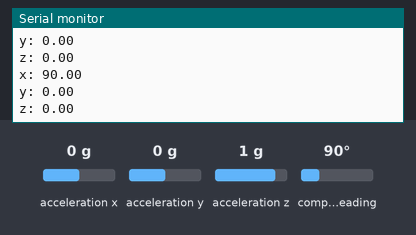
Recording of a sketch running on a simulated Arduino Uno, built with avr-gcc and run on an emulated ATmega328P. On the bench: the last lines printed to the serial monitor. The test bench sets the inputs (shaded band); at power-on: acceleration x 0 g, acceleration y 0 g, acceleration z 1 g, compass heading 90°.

Above: at 2.2 s.
2.3 s: acceleration x set to -1.4 g
At 2.55 s:
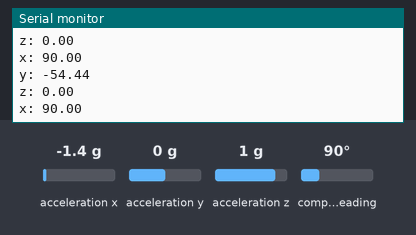
3.8 s: acceleration y set to -1.4 g
At 3.9 s:
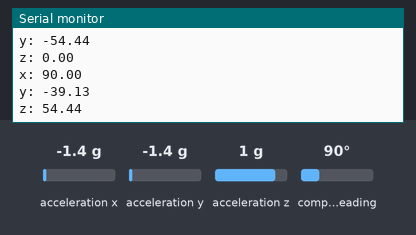
5.3 s: acceleration z set to -1.4 g
At 5.34 s:
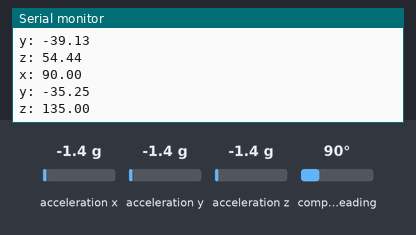
6.8 s: compass heading set to 7°
At 7.3 s:
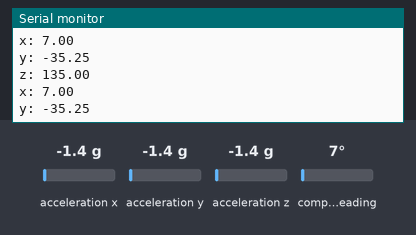
Timing chart, 0 to 9.3 s (numbered marks = the images above; inputs shaded):
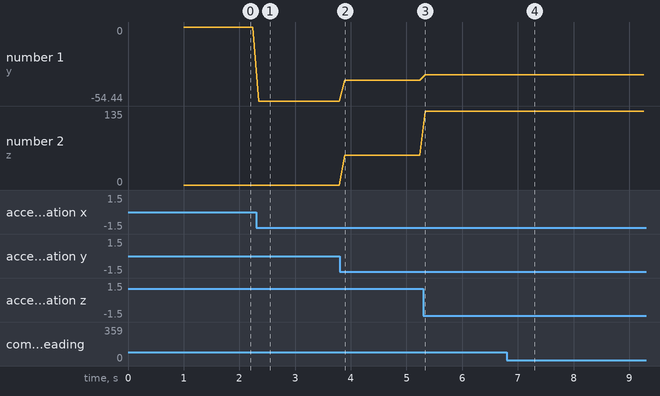

Measured:
- after the input at 2.3 s, the serial monitor: prints a new line at once (image 1)
- after the input at 3.8 s, the serial monitor: prints a new line after 0.09 s (image 2)
- after the input at 5.3 s, the serial monitor: prints a new line at once (image 3)
- after the input at 6.8 s, the serial monitor: prints a new line after 0.09 s (image 4)
- plotted number 1: 0 → -54.44 after the input at 2.3 s, -54.44 → -39.13 after the input at 3.8 s, -39.13 → -35.25 after the input at 5.3 s
- plotted number 2: 0 → 54.44 after the input at 3.8 s, 54.44 → 135 after the input at 5.3 s

The sketch:

BNO-055.ino
```cpp
#include <Wire.h>
#include <Adafruit_Sensor.h>
#include <Adafruit_BNO055.h>
#include <utility/imumaths.h>

/* This driver reads raw data from the BNO055
Based on sample code from Adafruit, 2015/MAR/03  - First release (KTOWN)
*/

/* Set the delay between fresh samples */
#define BNO055_SAMPLERATE_DELAY_MS (100)

Adafruit_BNO055 bno = Adafruit_BNO055();

void setup(void)
{
  Serial.begin(115200);
  Serial.println("Orientation Sensor Raw Data Test"); Serial.println("");

  /* Initialise the sensor */
  if(!bno.begin())
  {
    /* There was a problem detecting the BNO055 ... check your connections */
    Serial.print("Ooops, no BNO055 detected ... Check your wiring or I2C ADDR!");
    while(1);
  }

  delay(1000);

}

void loop(void)
{

  imu::Vector<3> euler = bno.getVector(Adafruit_BNO055::VECTOR_EULER);

  /* Display the floating point data */
  Serial.print("x: ");
  Serial.print(euler.x());
  Serial.print(" ");
  Serial.println(" ");

  Serial.print("y: ");
  Serial.print(euler.y());
  Serial.print(" ");
  Serial.println(" ");

  Serial.print("z: ");
  Serial.print(euler.z());
  Serial.print(" ");
  Serial.println(" ");

  delay(BNO055_SAMPLERATE_DELAY_MS);
}
```
